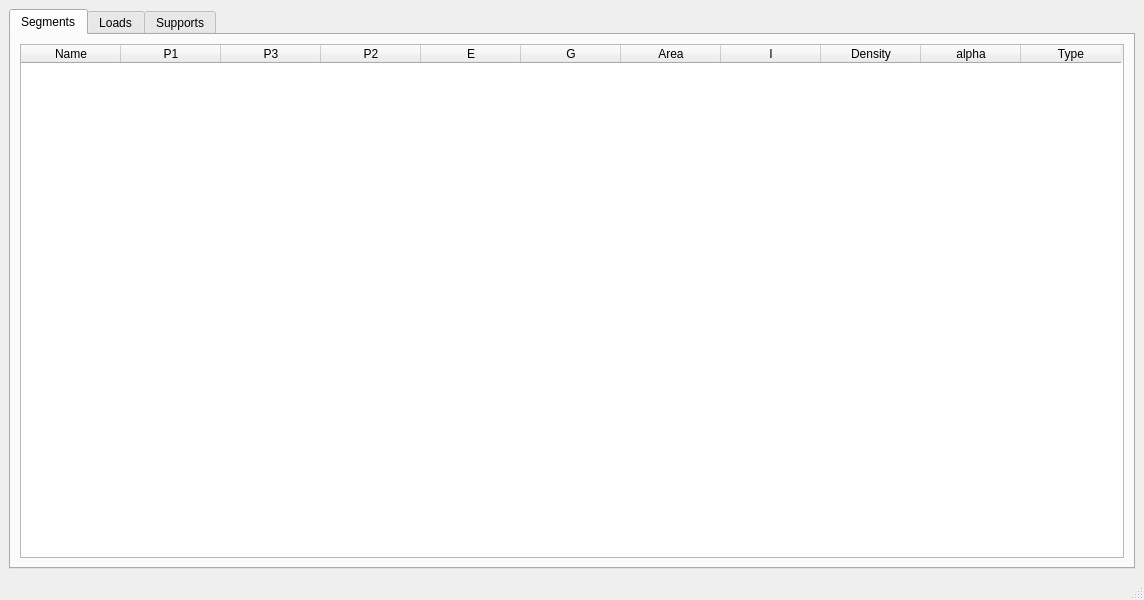
<?xml version="1.0" encoding="UTF-8"?>
<ui version="4.0">
 <class>MainWindow</class>
 <widget class="QMainWindow" name="MainWindow">
  <property name="geometry">
   <rect>
    <x>0</x>
    <y>0</y>
    <width>1144</width>
    <height>600</height>
   </rect>
  </property>
  <property name="windowTitle">
   <string>MainWindow</string>
  </property>
  <widget class="QWidget" name="centralwidget">
   <layout class="QGridLayout" name="gridLayout">
    <item row="0" column="0" rowspan="2" colspan="2">
     <widget class="QTabWidget" name="tabWidget">
      <property name="currentIndex">
       <number>0</number>
      </property>
      <widget class="QWidget" name="tab">
       <attribute name="title">
        <string>Segments</string>
       </attribute>
       <layout class="QGridLayout" name="gridLayout_2">
        <item row="0" column="0">
         <widget class="QTableWidget" name="tableWidget_3">
          <attribute name="horizontalHeaderDefaultSectionSize">
           <number>100</number>
          </attribute>
          <column>
           <property name="text">
            <string>Name</string>
           </property>
          </column>
          <column>
           <property name="text">
            <string>P1</string>
           </property>
          </column>
          <column>
           <property name="text">
            <string>P3</string>
           </property>
          </column>
          <column>
           <property name="text">
            <string>P2</string>
           </property>
          </column>
          <column>
           <property name="text">
            <string>E</string>
           </property>
          </column>
          <column>
           <property name="text">
            <string>G</string>
           </property>
          </column>
          <column>
           <property name="text">
            <string>Area</string>
           </property>
          </column>
          <column>
           <property name="text">
            <string>I</string>
           </property>
          </column>
          <column>
           <property name="text">
            <string>Density</string>
           </property>
          </column>
          <column>
           <property name="text">
            <string>alpha</string>
           </property>
          </column>
          <column>
           <property name="text">
            <string>Type</string>
           </property>
          </column>
         </widget>
        </item>
       </layout>
      </widget>
      <widget class="QWidget" name="tab_2">
       <attribute name="title">
        <string>Loads</string>
       </attribute>
       <layout class="QGridLayout" name="gridLayout_3">
        <item row="0" column="0">
         <widget class="QTableWidget" name="tableWidget_2"/>
        </item>
       </layout>
      </widget>
      <widget class="QWidget" name="tab_3">
       <attribute name="title">
        <string>Supports</string>
       </attribute>
       <layout class="QGridLayout" name="gridLayout_4">
        <item row="0" column="0">
         <widget class="QTableWidget" name="tableWidget">
          <column>
           <property name="text">
            <string>New Column</string>
           </property>
          </column>
          <column>
           <property name="text">
            <string>Type</string>
           </property>
          </column>
          <column>
           <property name="text">
            <string>Name</string>
           </property>
          </column>
          <column>
           <property name="text">
            <string>Location</string>
           </property>
          </column>
          <column>
           <property name="text">
            <string>Normal</string>
           </property>
          </column>
         </widget>
        </item>
       </layout>
      </widget>
     </widget>
    </item>
   </layout>
  </widget>
  <widget class="QMenuBar" name="menubar">
   <property name="geometry">
    <rect>
     <x>0</x>
     <y>0</y>
     <width>1144</width>
     <height>26</height>
    </rect>
   </property>
  </widget>
  <widget class="QStatusBar" name="statusbar"/>
 </widget>
 <resources/>
 <connections/>
</ui>
